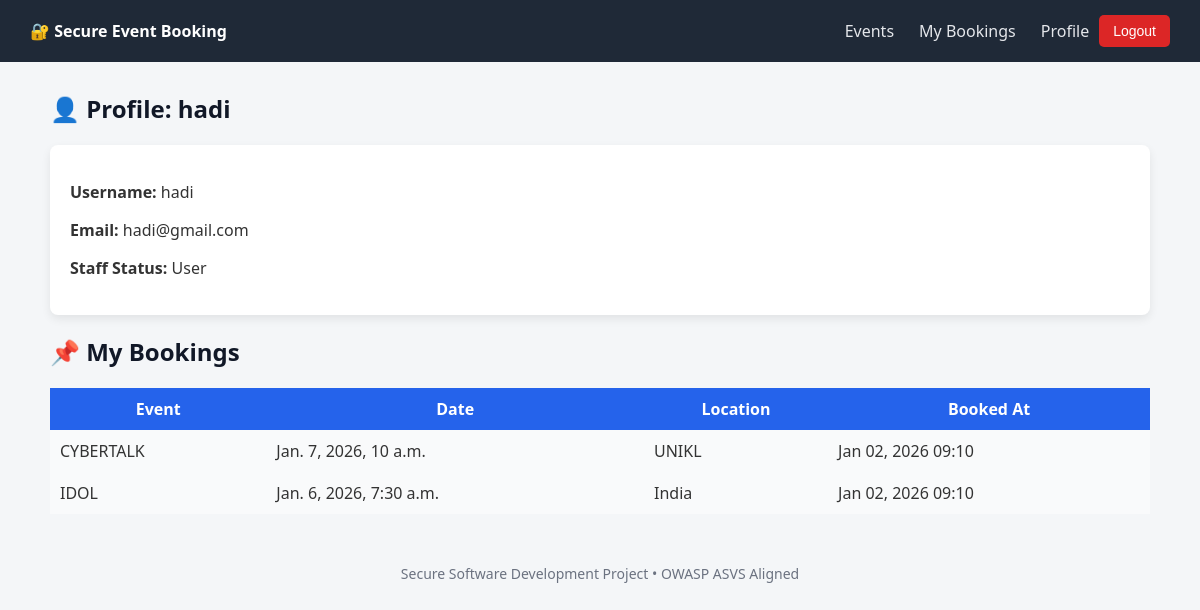
The page /users/profile/ (signed in) on the database its author committed.
### booking/models.py (models this page shows, shortened)
class Booking(models.Model):
    user = models.ForeignKey(User, on_delete=models.CASCADE)
    event = models.ForeignKey(Event, on_delete=models.CASCADE)
    created_at = models.DateTimeField(auto_now_add=True)
    class Meta:
        unique_together = ('user', 'event')

class Event(models.Model):
    title = models.CharField(max_length=200)
    description = models.TextField()
    date = models.DateTimeField()
    location = models.CharField(max_length=200)
    available_seats = models.PositiveIntegerField(default=10)
    created_by = models.ForeignKey(User, on_delete=models.CASCADE)
    created_at = models.DateTimeField(auto_now_add=True)

### users/views.py (the view)
# urls.py: path('profile/', views.profile, name='profile'),
@login_required
def profile(request):
    user_bookings = Booking.objects.filter(user=request.user).order_by('-created_at')
    return render(request, 'users/profile.html', {'user_bookings': user_bookings})

### templates/users/profile.html (shortened to what this page needs)
{% extends "base.html" %}
{% block content %}
<h2>👤 Profile: {{ request.user.username }}</h2>
<div class="card">
    <p><strong>Username:</strong> {{ request.user.username }}</p>
    <p><strong>Email:</strong> {{ request.user.email }}</p>
    <p><strong>Staff Status:</strong> {{ request.user.is_staff|yesno:"Admin,User" }}</p>
</div>
<h2>📌 My Bookings</h2>
{% if user_bookings %}
    <table style="width:100%; border-collapse: collapse;">
        <thead>
            <tr style="background-color:#2563eb; color:white;">
                <th style="padding:10px;">Event</th>
                <th style="padding:10px;">Date</th>
                <th style="padding:10px;">Location</th>
                <th style="padding:10px;">Booked At</th>
            </tr>
        </thead>
        <tbody>
            {% for booking in user_bookings %}
            <tr style="background-color:#f9fafb;">
                <td style="padding:10px;">{{ booking.event.title }}</td>
                <td style="padding:10px;">{{ booking.event.date }}</td>
                <td style="padding:10px;">{{ booking.event.location }}</td>
                <td style="padding:10px;">{{ booking.created_at|date:"M d, Y H:i" }}</td>
            </tr>
            {% endfor %}
        </tbody>
    </table>
{% else %}
    <p>You have not booked any events yet.</p>
{% endif %}
{% endblock %}

### templates/base.html (style rules this page uses)
body { margin: 0; font-family: "Segoe UI", Arial, sans-serif; background-color: #f4f6f8; color: #333; }
.card { background: white; border-radius: 8px; padding: 20px; box-shadow: 0 4px 10px rgba(0,0,0,0.08); margin-bottom: 20px; }
h1, h2 { color: #111827; }

### rows shown on the page
Booking: event "CYBERTALK", event "Jan. 7, 2026, 10 a.m.", event.location "UNIKL", created_at "Jan 02, 2026 09:10"
Booking: event "IDOL", event "Jan. 6, 2026, 7:30 a.m.", event.location "India", created_at "Jan 02, 2026 09:10"

### other values the page prints
{{ request.user.username }} "hadi"
{{ request.user.email }} "hadi@gmail.com"
{{ request.user.is_staff|yesno:"Admin,User" }} "User"
